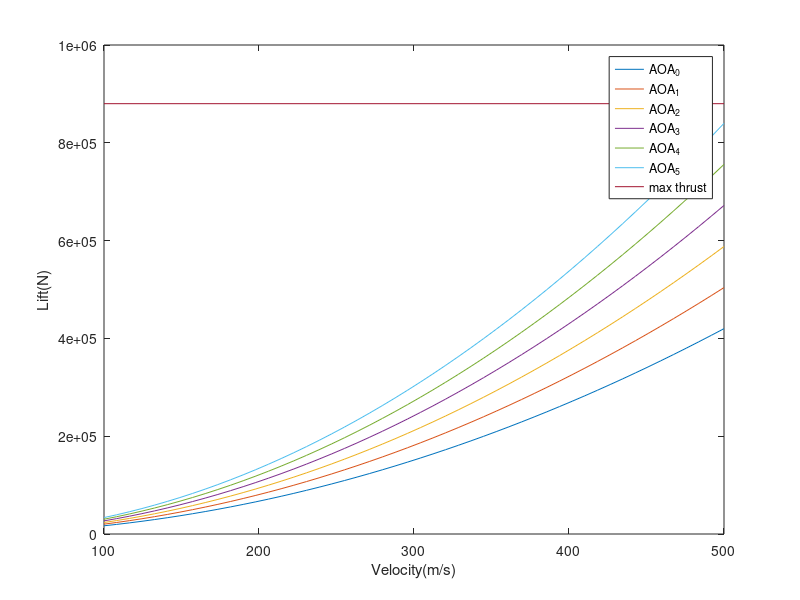

Write the MATLAB code that produced this figure.
v = linspace(100,500,50);
p = 0.3428;
g = 9.8;
thrust_max = 220000*4;
cl_0 = 1.0;
cl_1 = 1.2;
cl_2 = 1.4;
cl_3 = 1.6;
cl_4 = 1.8;
cl_5 = 2.0;
L_0 = 0.5*p*(v.^2)*cl_0*g;
L_1 = 0.5*p*(v.^2)*cl_1*g;
L_2 = 0.5*p*(v.^2)*cl_2*g;
L_3 = 0.5*p*(v.^2)*cl_3*g;
L_4 = 0.5*p*(v.^2)*cl_4*g;
L_5 = 0.5*p*(v.^2)*cl_5*g;
plot(v,L_0);
hold on 
plot(v,L_1);
hold on 
plot(v,L_2);
hold on 
plot(v,L_3);
hold on 
plot(v,L_4);
hold on 
plot(v,L_5);
hold on
plot([100,500],[thrust_max,thrust_max])
xlabel('Velocity(m/s)')
ylabel('Lift(N)')
legend('AOA_0','AOA_1','AOA_2','AOA_3','AOA_4','AOA_5','max thrust')